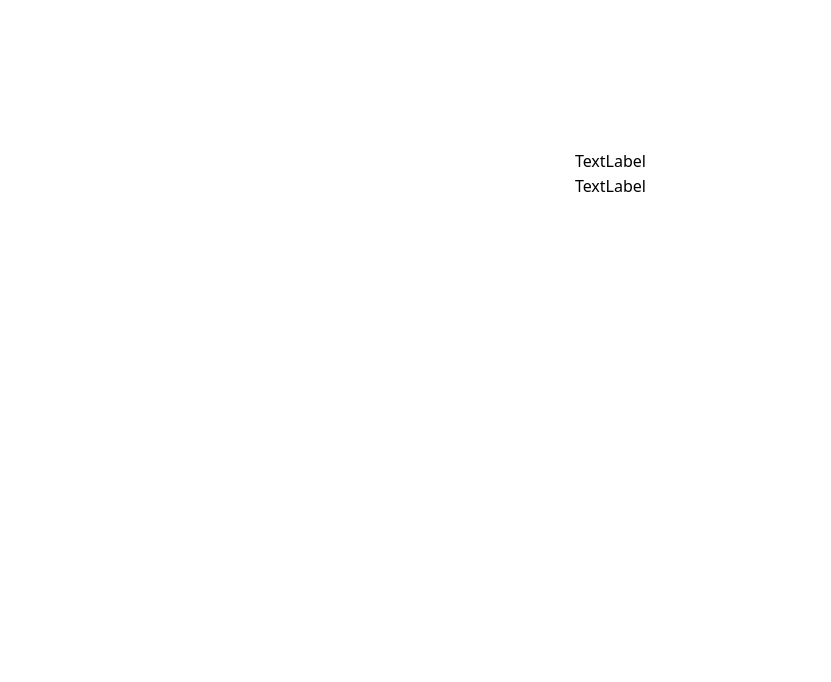
<?xml version="1.0" encoding="UTF-8"?>
<ui version="4.0">
 <class>GameplayWindow</class>
 <widget class="QWidget" name="GameplayWindow">
  <property name="geometry">
   <rect>
    <x>0</x>
    <y>0</y>
    <width>831</width>
    <height>682</height>
   </rect>
  </property>
  <property name="windowTitle">
   <string>Form</string>
  </property>
  <property name="styleSheet">
   <string notr="true">background-color: rgb(255, 255, 255);</string>
  </property>
  <widget class="QPushButton" name="pushButton">
   <property name="geometry">
    <rect>
     <x>480</x>
     <y>390</y>
     <width>271</width>
     <height>51</height>
    </rect>
   </property>
   <property name="styleSheet">
    <string notr="true">color: rgb(0, 0, 0);
background-color: rgba(255, 255, 255,0);
border:none</string>
   </property>
   <property name="text">
    <string/>
   </property>
  </widget>
  <widget class="QPushButton" name="pushButton_2">
   <property name="geometry">
    <rect>
     <x>480</x>
     <y>240</y>
     <width>271</width>
     <height>51</height>
    </rect>
   </property>
   <property name="styleSheet">
    <string notr="true">color: rgb(0, 0, 0);
background-color: rgba(255, 255, 255,0);
border:none</string>
   </property>
   <property name="text">
    <string/>
   </property>
  </widget>
  <widget class="QPushButton" name="pushButton_3">
   <property name="geometry">
    <rect>
     <x>480</x>
     <y>480</y>
     <width>271</width>
     <height>51</height>
    </rect>
   </property>
   <property name="styleSheet">
    <string notr="true">color: rgb(0, 0, 0);
background-color: rgba(255, 255, 255,0);
border:none</string>
   </property>
   <property name="text">
    <string/>
   </property>
  </widget>
  <widget class="QPushButton" name="pushButton_4">
   <property name="geometry">
    <rect>
     <x>470</x>
     <y>310</y>
     <width>271</width>
     <height>51</height>
    </rect>
   </property>
   <property name="styleSheet">
    <string notr="true">color: rgb(0, 0, 0);
background-color: rgba(255, 255, 255,0);
border:none</string>
   </property>
   <property name="text">
    <string/>
   </property>
  </widget>
  <widget class="QLabel" name="label">
   <property name="geometry">
    <rect>
     <x>470</x>
     <y>150</y>
     <width>281</width>
     <height>20</height>
    </rect>
   </property>
   <property name="font">
    <font>
     <family>Gilroy-Bold</family>
     <pointsize>12</pointsize>
    </font>
   </property>
   <property name="styleSheet">
    <string notr="true">color: rgb(0, 0, 0);
background-color: rgba(255, 255, 255,0);
border:none</string>
   </property>
   <property name="text">
    <string>TextLabel</string>
   </property>
   <property name="alignment">
    <set>Qt::AlignmentFlag::AlignCenter</set>
   </property>
  </widget>
  <widget class="QLabel" name="label_2">
   <property name="geometry">
    <rect>
     <x>470</x>
     <y>170</y>
     <width>281</width>
     <height>31</height>
    </rect>
   </property>
   <property name="font">
    <font>
     <family>Gilroy-Bold</family>
     <pointsize>12</pointsize>
    </font>
   </property>
   <property name="styleSheet">
    <string notr="true">color: rgb(0, 0, 0);
background-color: rgba(255, 255, 255,0);
border:none</string>
   </property>
   <property name="text">
    <string>TextLabel</string>
   </property>
   <property name="alignment">
    <set>Qt::AlignmentFlag::AlignCenter</set>
   </property>
  </widget>
  <widget class="QPushButton" name="pushButton_5">
   <property name="geometry">
    <rect>
     <x>50</x>
     <y>40</y>
     <width>161</width>
     <height>91</height>
    </rect>
   </property>
   <property name="styleSheet">
    <string notr="true">color: rgb(0, 0, 0);
background-color: rgba(255, 255, 255,0);
border:none</string>
   </property>
   <property name="text">
    <string/>
   </property>
  </widget>
 </widget>
 <resources/>
 <connections/>
</ui>
